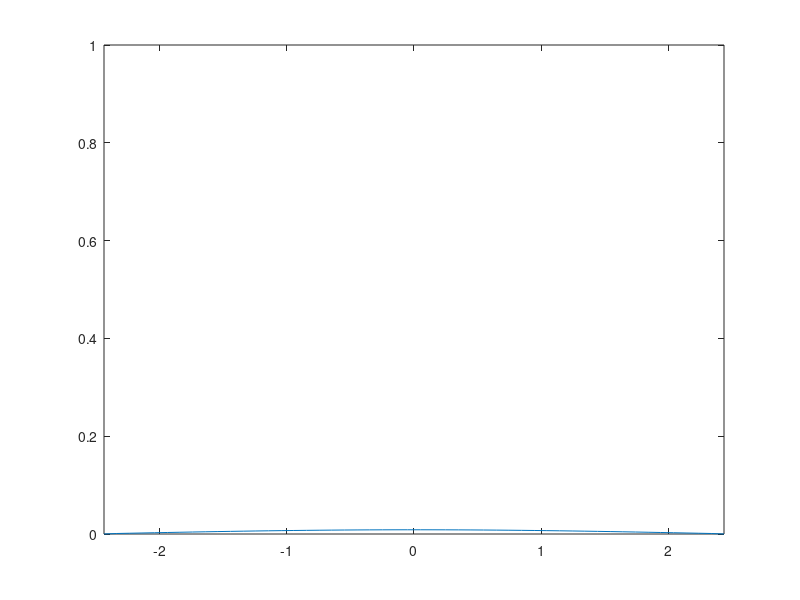

Source code (MATLAB):
% Pogram for modling diffusion of a particle within a harmonic potential 

N = 50;
k = 1;
D = 10;

% initial conditions:
x = -(N/2-0.5):N/2;
%v = [zeros(N/2); diag(ones(1,N/2))];

v = zeros(N,1);
v(N/2) = 1;

one = ones(N,1);
D = expm(D*(diag(one(1:N-1),-1) + diag(one(1:N-1),1) -2*diag(one)));

t = 1;
for j=1:100
   v = D*v;
   v(1,:) = 0;
   v(end,:) = 0;
   t = t+1;
   plot(x/sqrt(k*t),v*sqrt(k*t)); axis([min(x/sqrt(k*t)) max(x/sqrt(k*t)) 0 1]); drawnow
end

   